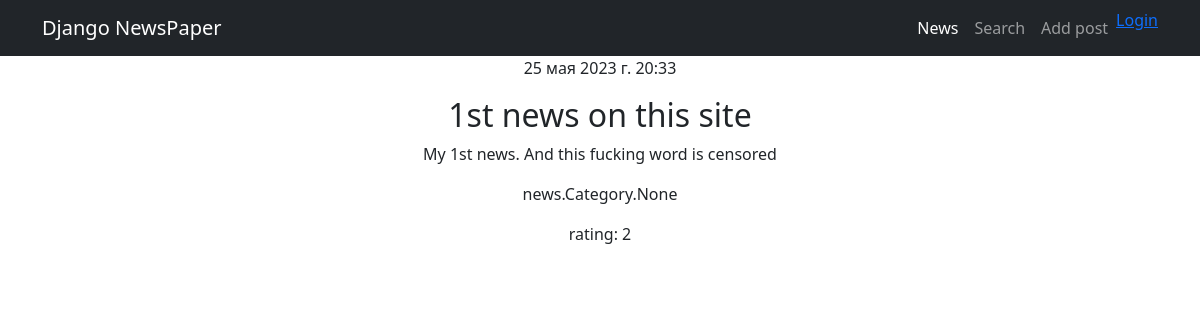
/news/3/, run on the app's committed database.
### news/models.py (models this page shows, shortened)
class Post(models.Model):
    author = models.ForeignKey(Author, on_delete=models.CASCADE)
    NEWS = 'NW'
    ARTICAL = 'AR'
    CATEGORY_CHOICES = (
        (NEWS, 'Новость'),
        (ARTICAL, 'Статья'),
    )
    categoryType = models.CharField(max_length=2, choices=CATEGORY_CHOICES, default=ARTICAL)
    dateCreations = models.DateTimeField(auto_now_add=True)
    postCategory = models.ManyToManyField(Category, through='PostCategory')
    title = models.CharField(max_length=128)
    text = models.TextField()
    rating = models.SmallIntegerField(default=0)

### news/views.py (the view)
# urls.py: path('<int:pk>/', PostDetail.as_view(), name='post_detail'),
class PostDetail(DetailView):
    model = Post
    template_name = 'news/post_detail.html'
    context_object_name = 'post'

### news/templates/news/post_detail.html
{% extends 'news/base.html' %}
{% block content %}
    <p>{{ post.dateCreations }}</p>
    <h2>{{ post.title }}</h2>
    <p>{{ post.text }}</p>
    <p>{{ post.postCategory }}</p>
    <p>rating: {{ post.rating }}</p>
{% endblock %}

### data on the page
Post: dateCreations "25 мая 2023 г. 20:33", title "1st news on this site", text "My 1st news. And this fucking word is censored", postCategory "news.Category.None", rating "2"
